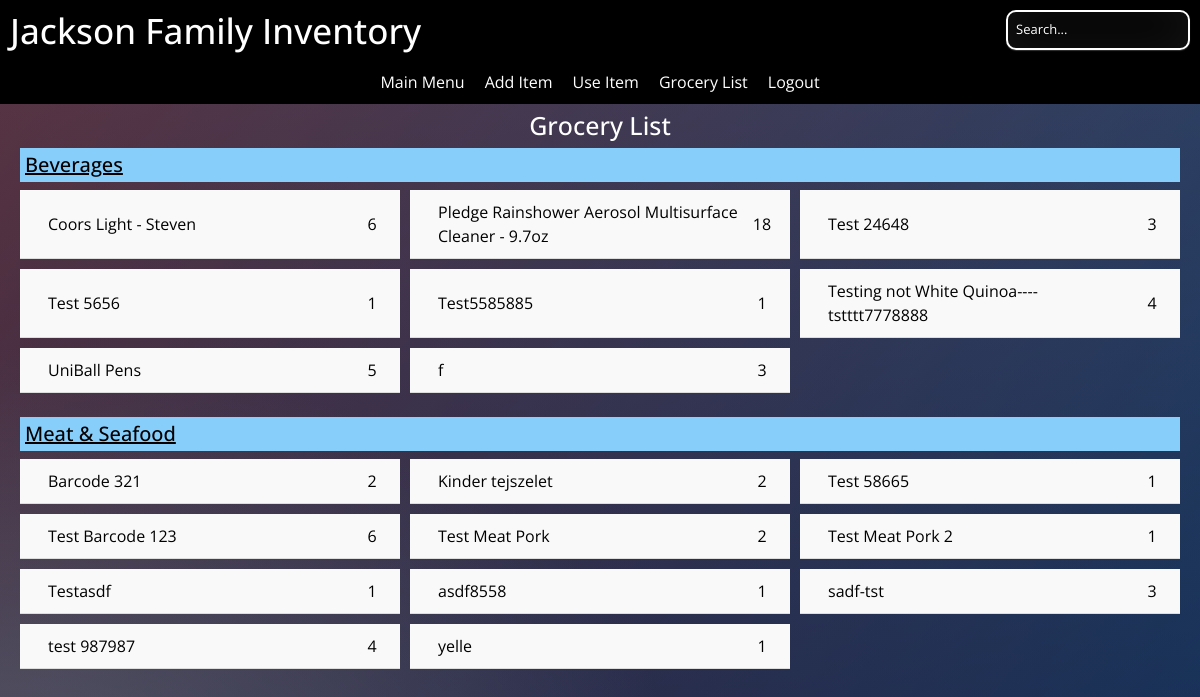
The page /grocery_list (signed in) on the database its author committed.
### JacksonInventory/models.py (models this page shows)
class Item(db.Model):
    id = db.Column(db.Integer(), primary_key=True)
    barcode = db.Column(db.String(length=40), nullable=False, unique=True)
    productname = db.Column(db.String(length=150), nullable=False, unique=True)
    qty = db.Column(db.Integer())
    minqty = db.Column(db.Integer())
    productimage = db.Column(db.String(200))
    category_id = db.Column(db.Integer, db.ForeignKey('category.id'), nullable=False)
    subcategory_id = db.Column(db.Integer, db.ForeignKey('subcategory.id'), nullable=False)

class Category(db.Model):
    id = db.Column(db.Integer, primary_key=True)
    category = db.Column(db.String(75), unique=True)
    items = db.relationship('Item', backref='category', lazy=True)

### JacksonInventory/routes.py (the view)
@app.route('/grocery_list', methods=['GET'])
@login_required
def grocery_list():
    query = text('''
    SELECT c.category, i.productname, i.qty, i.minqty
    FROM item i
    JOIN category c ON i.category_id = c.id
    ORDER BY c.category, i.productname
    ''')
    result = db.session.execute(query)
    groceries = result.fetchall()
    grouped_groceries = {}
    for grocery in groceries:
        category = grocery.category
        productname = grocery.productname
        qty = grocery.qty
        minqty = grocery.minqty
        needed_qty = max(0, minqty - qty)  # Calculate needed qty
        if needed_qty > 0:
            if category in grouped_groceries:
                grouped_groceries[category].append({
                    'productname': productname,
                    'qty': qty,
                    'minqty': minqty,
                    'needed_qty': needed_qty
                })
            else:
                grouped_groceries[category] = [{
                    'productname': productname,
                    'qty': qty,
                    'minqty': minqty,
                    'needed_qty': needed_qty
                }]
    return render_template('grocery_list.html', grouped_groceries=grouped_groceries)

### JacksonInventory/forms.py
class SearchForm(FlaskForm):
    searched = StringField("Searched", validators=[DataRequired()])
    submit = SubmitField("Submit")

### JacksonInventory/models.py (called while the page is built)
@login_manager.user_loader
def load_user(user_id):
    return User.query.get(int(user_id))

### JacksonInventory/routes.py (called while the page is built)
@app.context_processor
def base():
    form = SearchForm()
    return dict(form=form)

### JacksonInventory/templates/grocery_list.html (shortened to what this page needs)
{% extends 'base.html' %}
{% block content %}
<div class="main-content">
    <h2 class="h2">Grocery List</h2>
    {% for category, products in grouped_groceries.items() %}
        <div class="category-section">
            <h3>{{ category }}</h3>
            <ul class="item-list">
                {% for product in products %}
                    <li onclick="toggleCheckbox(this)">
                        <div class="description">{{ product.productname }}</div>
                        <div class="quantity">{{ product.needed_qty }}</div>
                    </li>
                {% endfor %}
            </ul>
        </div>
    {% endfor %}
</div>
{% endblock %}

### JacksonInventory/templates/base.html (shortened to what this page needs)
<!DOCTYPE html>
<html lang="en">
<head>
    <link rel="stylesheet" href="https://stackpath.bootstrapcdn.com/bootstrap/4.5.2/css/bootstrap.min.css">
    <link rel="stylesheet" href="https://cdnjs.cloudflare.com/ajax/libs/font-awesome/5.15.3/css/all.min.css">
</head>
<body>
    {% block header %}
    <header>
        <h1>Jackson Family Inventory</h1>
        <div class="search-bar">
            <form action="{{ url_for('mainmenu_page') }}" method="GET">
                <input type="text" name="search" placeholder="Search..." value="{{ request.args.get('search', '') }}">
            </form>
        </div>
    </header>
    <nav>
        <div class="menu-container">
            {% if current_user.is_authenticated %}
                <a class="menu-item" href="{{ url_for('mainmenu_page') }}">Main Menu</a>
                <a class="menu-item" href="{{ url_for('add_item') }}">Add Item</a>
                <a class="menu-item" href="{{ url_for('use_item') }}">Use Item</a>
                <a class="menu-item" href="{{ url_for('grocery_list') }}">Grocery List</a>
                <a class="menu-item" href="{{ url_for('logout_page') }}">Logout</a>
            {% else %}
                {% if request.endpoint != 'login_page' and request.endpoint != 'register_page' and request.endpoint != 'home_page' %}
                    <a class="menu-item" href="{{ url_for('login_page') }}">Log In</a>
                    <a class="menu-item" href="{{ url_for('register_page') }}">Register</a>
                {% endif %}
            {% endif %}
        </div>
    </nav>
    <div class="main-content">
        {% endblock %}
        {% block content %}{% endblock %}
    </div>
</body>
</html>

### JacksonInventory/templates/base.html (style rules this page uses)
* { -webkit-box-sizing:border-box; -moz-box-sizing:border-box; -ms-box-sizing:border-box; -o-box-sizing:border-box; box-sizing:border-box; }
html { width: 100%; height:100%; overflow:auto; }
body { width: 100%; height:100%; font-family: 'Open Sans', sans-serif; background: #092756; background: -moz-radial-gradient(0% 100%, ellipse cover, rgba(104,128,138,.4) 10%,rgba(138,114,76,0) 40%),-moz-linear-gradient(top, rgba(57,173,219,.25) 0%, rgba(42,60,87,.4) 100%), -moz-linear-gradient(-45deg, #670d10 0%, #092756 100%); background: -webkit-radial-gradient(0% 100%, ellipse cover, rgba(104,128,138,.4) 10%,rgba(138,114,76,0) 40%), -webkit-linear-gradient(top, rgba(57,173,219,.25) 0%,rgba(42,60,87,.4) 100%), -webkit-linear-gradient(-45deg, #670d10 0%,#092756 100%); background: -o-radial-gradient(0% 100%, ellipse cover, rgba(104,128,138,.4) 10%,rgba(138,114,76,0) 40%), -o-linear-gradient(top, rgba(57,173,219,.25) 0%,rgba(42,60,87,.4) 100%), -o-linear-gradient(-45deg, #670d10 0%,#092756 100%); background: -ms-radial-gradient(0% 100%, ellipse cover, rgba(104,128,138,.4) 10%,rgba(138,114,76,0) 40%), -ms-linear-gradient(top, rgba(57,173,219,.25) 0%,rgba(42,60,87,.4) 100%), -ms-linear-gradient(-45deg, #670d10 0%,#092756 100%); background: -webkit-radial-gradient(0% 100%, ellipse cover, rgba(104,128,138,.4) 10%,rgba(138,114,76,0) 40%), linear-gradient(to bottom, rgba(57,173,219,.25) 0%,rgba(42,60,87,.4) 100%), linear-gradient(135deg, #670d10 0%,#092756 100%); filter: progid:DXImageTransform.Microsoft.gradient( startColorstr='#3E1D6D', endColorstr='#092756',GradientType=1 ); padding-top: 50px; margin: 0; }
header { position: fixed; top: 0; left: 0; width: 100%; z-index: 1000; display: flex; justify-content: space-between; align-items: center; padding: 10px; color: white; background-color: #000000; }
header h1 { font-size: 35px; }
nav { position: fixed; top: 60px; left: 0; width: 100%; background-color: #000000; z-index: 999; }
.menu-container { display: flex; flex-direction: row; flex-wrap: wrap; justify-content: center; width: 100%; }
.menu-item { color: white; text-decoration: none; padding: 10px; display: block; }
@media (min-width: 700px) { .menu-container { display: flex; } }
.main-content { margin-top: 35px; padding: 20px; }
input { width: 100%; margin-bottom: 10px; background: rgba(0,0,0,0.3); border: none; outline: none; padding: 10px; font-size: 13px; color: #fff; text-shadow: 1px 1px 1px rgba(0,0,0,0.3); border: 1px solid rgba(0,0,0,0.3); border-radius: 4px; box-shadow: inset 0 -5px 45px rgba(100,100,100,0.2), 0 1px 1px rgba(255,255,255,0.2); -webkit-transition: box-shadow .5s ease; -moz-transition: box-shadow .5s ease; -o-transition: box-shadow .5s ease; -ms-transition: box-shadow .5s ease; transition: box-shadow .5s ease; }
.search-bar input[type="text"] { margin-right: 12px; border: 2px solid white; border-radius: 10px; padding: 8px; background-color: transparent; color: white; width: 100%; box-sizing: border-box; }
.search-bar input[type="text"]::placeholder { color: white; }

### JacksonInventory/templates/grocery_list.html (style rules this page uses)
.main-content { color: black; margin: 15px auto; padding: 10px; max-width: 100%; }
.h2 { font-size: 25px; text-align: center; color: white; padding-top: 10px; }
h3 { text-decoration: underline; background-color: lightskyblue; padding: 5px; }
.item-list { display: grid; grid-template-columns: repeat(1, 1fr); gap: 10px; list-style-type: none; padding: 0; margin: 0; }
.item-list li { display: grid; grid-template-columns: 5% 85% 10%; align-items: center; padding: 10px; border-bottom: 1px solid #ddd; background-color: #f9f9f9; cursor: pointer; }
.description { grid-column: 2 / 3; }
.quantity { grid-column: 3 / 4; text-align: center; }
@media (min-width: 769px) { .item-list { grid-template-columns: repeat(3, 1fr); } }
@media (min-width: 769px) { .h2 { font-size: 25px; } }
@media (min-width: 769px) { .category-section h3 { font-size: 20px; } }
@media (min-width: 769px) { .item-list li { font-size: 16px; } }

### rows shown on the page
Item: category "Beverages", productname "Coors Light - Steven", needed_qty "6", productname "f", needed_qty "3"
Item: productname "Pledge Rainshower Aerosol Multisurface Cleaner - 9.7oz", needed_qty "18"
Item: productname "Test 24648", needed_qty "3"
Item: productname "Test 5656", needed_qty "1"
Item: productname "Test5585885", needed_qty "1"
Item: productname "Testing not White Quinoa----tstttt7778888", needed_qty "4"
Item: productname "UniBall Pens", needed_qty "5"
Item: category "Meat & Seafood", productname "Barcode 321", needed_qty "2"
Item: productname "Kinder tejszelet", needed_qty "2"
Item: productname "Test 58665", needed_qty "1"
Item: productname "Test Barcode 123", needed_qty "6"
Item: productname "Test Meat Pork", needed_qty "2"
Item: productname "Test Meat Pork 2", needed_qty "1"
Item: productname "Testasdf", needed_qty "1"
Item: productname "asdf8558", needed_qty "1"
Item: productname "sadf-tst", needed_qty "3"
Item: productname "test 987987", needed_qty "4"
Item: productname "yelle", needed_qty "1"
